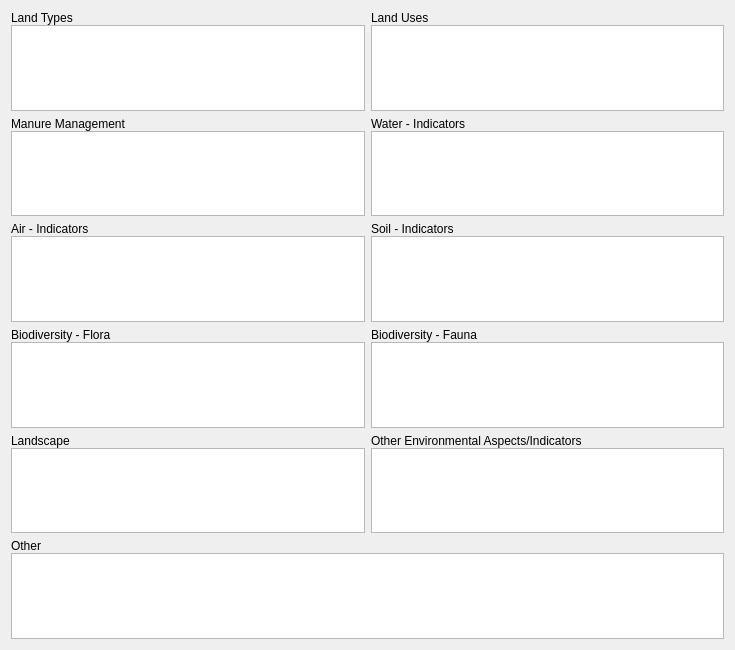
          <widget class="QWidget" name="pageBioPhysicalLinks">
           <property name="geometry">
            <rect>
             <x>0</x>
             <y>0</y>
             <width>735</width>
             <height>650</height>
            </rect>
           </property>
           <attribute name="label">
            <string>Bio-Physical Links and Indicators</string>
           </attribute>
           <layout class="QGridLayout" name="gridLayout_13">
            <item row="0" column="0">
             <layout class="QVBoxLayout" name="verticalLayout_14">
              <property name="spacing">
               <number>0</number>
              </property>
              <item>
               <widget class="QLabel" name="label_14">
                <property name="text">
                 <string>Land Types</string>
                </property>
               </widget>
              </item>
              <item>
               <widget class="QTextEdit" name="textEdit_9"/>
              </item>
             </layout>
            </item>
            <item row="0" column="1">
             <layout class="QVBoxLayout" name="verticalLayout_15">
              <property name="spacing">
               <number>0</number>
              </property>
              <item>
               <widget class="QLabel" name="label_15">
                <property name="text">
                 <string>Land Uses</string>
                </property>
               </widget>
              </item>
              <item>
               <widget class="QTextEdit" name="textEdit_10"/>
              </item>
             </layout>
            </item>
            <item row="1" column="0">
             <layout class="QVBoxLayout" name="verticalLayout_16">
              <property name="spacing">
               <number>0</number>
              </property>
              <item>
               <widget class="QLabel" name="label_16">
                <property name="text">
                 <string>Manure Management</string>
                </property>
               </widget>
              </item>
              <item>
               <widget class="QTextEdit" name="textEdit_11"/>
              </item>
             </layout>
            </item>
            <item row="1" column="1">
             <layout class="QVBoxLayout" name="verticalLayout_17">
              <property name="spacing">
               <number>0</number>
              </property>
              <item>
               <widget class="QLabel" name="label_17">
                <property name="text">
                 <string>Water - Indicators</string>
                </property>
               </widget>
              </item>
              <item>
               <widget class="QTextEdit" name="textEdit_12"/>
              </item>
             </layout>
            </item>
            <item row="2" column="0">
             <layout class="QVBoxLayout" name="verticalLayout_18">
              <property name="spacing">
               <number>0</number>
              </property>
              <item>
               <widget class="QLabel" name="label_18">
                <property name="text">
                 <string>Air - Indicators</string>
                </property>
               </widget>
              </item>
              <item>
               <widget class="QTextEdit" name="textEdit_13"/>
              </item>
             </layout>
            </item>
            <item row="2" column="1">
             <layout class="QVBoxLayout" name="verticalLayout_19">
              <property name="spacing">
               <number>0</number>
              </property>
              <item>
               <widget class="QLabel" name="label_19">
                <property name="text">
                 <string>Soil - Indicators</string>
                </property>
               </widget>
              </item>
              <item>
               <widget class="QTextEdit" name="textEdit_14"/>
              </item>
             </layout>
            </item>
            <item row="3" column="0">
             <layout class="QVBoxLayout" name="verticalLayout_20">
              <property name="spacing">
               <number>0</number>
              </property>
              <item>
               <widget class="QLabel" name="label_20">
                <property name="text">
                 <string>Biodiversity - Flora</string>
                </property>
               </widget>
              </item>
              <item>
               <widget class="QTextEdit" name="textEdit_15"/>
              </item>
             </layout>
            </item>
            <item row="3" column="1">
             <layout class="QVBoxLayout" name="verticalLayout_21">
              <property name="spacing">
               <number>0</number>
              </property>
              <item>
               <widget class="QLabel" name="label_21">
                <property name="text">
                 <string>Biodiversity - Fauna</string>
                </property>
               </widget>
              </item>
              <item>
               <widget class="QTextEdit" name="textEdit_16"/>
              </item>
             </layout>
            </item>
            <item row="4" column="0">
             <layout class="QVBoxLayout" name="verticalLayout_22">
              <property name="spacing">
               <number>0</number>
              </property>
              <item>
               <widget class="QLabel" name="label_22">
                <property name="text">
                 <string>Landscape</string>
                </property>
               </widget>
              </item>
              <item>
               <widget class="QTextEdit" name="textEdit_17"/>
              </item>
             </layout>
            </item>
            <item row="4" column="1">
             <layout class="QVBoxLayout" name="verticalLayout_23">
              <property name="spacing">
               <number>0</number>
              </property>
              <item>
               <widget class="QLabel" name="label_23">
                <property name="text">
                 <string>Other Environmental Aspects/Indicators</string>
                </property>
               </widget>
              </item>
              <item>
               <widget class="QTextEdit" name="textEdit_18"/>
              </item>
             </layout>
            </item>
            <item row="5" column="0" colspan="2">
             <layout class="QVBoxLayout" name="verticalLayout_24">
              <property name="spacing">
               <number>0</number>
              </property>
              <item>
               <widget class="QLabel" name="label_24">
                <property name="text">
                 <string>Other</string>
                </property>
               </widget>
              </item>
              <item>
               <widget class="QTextEdit" name="textEdit_19"/>
              </item>
             </layout>
            </item>
           </layout>
          </widget>
